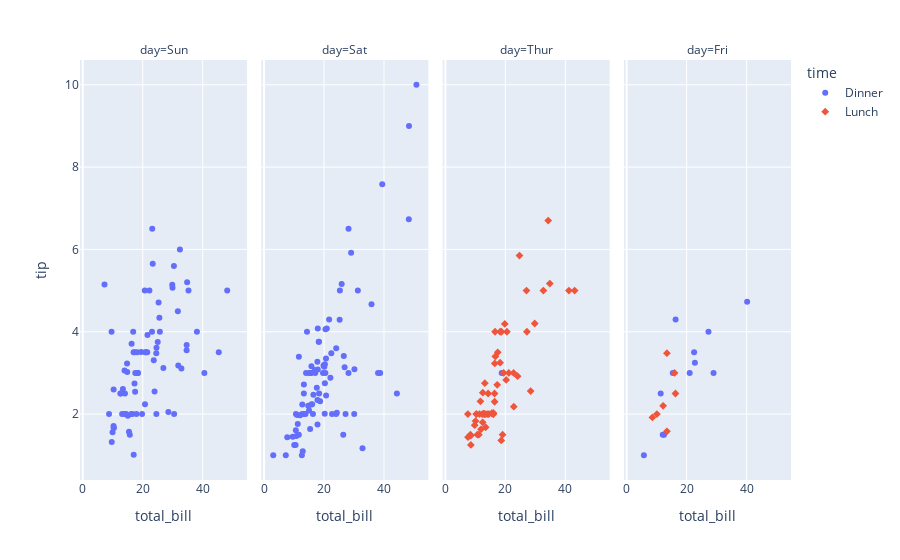

The notebook cell saved with this chart:
### Code cell
fig = px.scatter(
    data_frame=df.reset_index(),
    x="total_bill", 
    y="tip",
    color="time", 
    symbol="time", 
    facet_col="day", 
    custom_data=['index', 'time', 'day'])
fig.show()

### Figure 1 — Plotly figure (JSON) as saved in the notebook; plotly's stock layout.template omitted (floating-point values rounded to 4 significant figures; data arrays with more than 128 entries replaced by an {"elided": "..."} marker saying what was removed)
{"data": [{"customdata": {"elided": "76x3 mixed values"}, "hovertemplate": "time=Dinner<br>day=Sun<br>total_bill=%{x}<br>tip=%{y}<extra></extra>", "legendgroup": "Dinner", "marker": {"color": "#636efa", "symbol": "circle"}, "mode": "markers", "name": "Dinner", "orientation": "v", "showlegend": true, "type": "scatter", "x": [16.99, 10.34, 21.01, 23.68, 24.59, 25.29, 8.77, 26.88, 15.04, 14.78, 10.27, 35.26, 15.42, 18.43, 14.83, 21.58, 10.33, 16.29, 16.97, 17.46, 13.94, 9.68, 30.4, 18.29, 22.23, 32.4, 28.55, 18.04, 12.54, 10.29, 34.81, 9.94, 25.56, 19.49, 38.07, 23.95, 25.71, 17.31, 29.93, 14.07, 13.13, 17.26, 24.55, 19.77, 29.85, 48.17, 25, 13.39, 16.49, 21.5, 12.66, 16.21, 13.81, 17.51, 24.52, 20.76, 31.71, 7.25, 31.85, 16.82, 32.9, 17.89, 14.48, 9.6, 34.63, 34.65, 23.33, 45.35, 23.17, 40.55, 20.69, 20.9, 30.46, 18.15, 23.1, 15.69], "xaxis": "x", "y": [1.01, 1.66, 3.5, 3.31, 3.61, 4.71, 2, 3.12, 1.96, 3.23, 1.71, 5, 1.57, 3, 3.02, 3.92, 1.67, 3.71, 3.5, 2.54, 3.06, 1.32, 5.6, 3, 5, 6, 2.05, 3, 2.5, 2.6, 5.2, 1.56, 4.34, 3.51, 4, 2.55, 4, 3.5, 5.07, 2.5, 2, 2.74, 2, 2, 5.14, 5, 3.75, 2.61, 2, 3.5, 2.5, 2, 2, 3, 3.48, 2.24, 4.5, 5.15, 3.18, 4, 3.11, 2, 2, 4, 3.55, 3.68, 5.65, 3.5, 6.5, 3, 5, 3.5, 2, 3.5, 4, 1.5], "yaxis": "y"}, {"customdata": {"elided": "87x3 mixed values"}, "hovertemplate": "time=Dinner<br>day=Sat<br>total_bill=%{x}<br>tip=%{y}<extra></extra>", "legendgroup": "Dinner", "marker": {"color": "#636efa", "symbol": "circle"}, "mode": "markers", "name": "Dinner", "orientation": "v", "showlegend": false, "type": "scatter", "x": [20.65, 17.92, 20.29, 15.77, 39.42, 19.82, 17.81, 13.37, 12.69, 21.7, 19.65, 9.55, 18.35, 15.06, 20.69, 17.78, 24.06, 16.31, 16.93, 18.69, 31.27, 16.04, 38.01, 26.41, 11.24, 48.27, 20.29, 13.81, 11.02, 18.29, 17.59, 20.08, 16.45, 3.07, 20.23, 15.01, 12.02, 17.07, 26.86, 25.28, 14.73, 10.51, 17.92, 44.3, 22.42, 20.92, 15.36, 20.49, 25.21, 18.24, 14.31, 14, 7.25, 10.59, 10.63, 50.81, 15.81, 26.59, 38.73, 24.27, 12.76, 30.06, 25.89, 48.33, 13.27, 28.17, 12.9, 28.15, 11.59, 7.74, 30.14, 20.45, 13.28, 22.12, 24.01, 15.69, 11.61, 10.77, 15.53, 10.07, 12.6, 32.83, 35.83, 29.03, 27.18, 22.67, 17.82], "xaxis": "x2", "y": [3.35, 4.08, 2.75, 2.23, 7.58, 3.18, 2.34, 2, 2, 4.3, 3, 1.45, 2.5, 3, 2.45, 3.27, 3.6, 2, 3.07, 2.31, 5, 2.24, 3, 1.5, 1.76, 6.73, 3.21, 2, 1.98, 3.76, 2.64, 3.15, 2.47, 1, 2.01, 2.09, 1.97, 3, 3.14, 5, 2.2, 1.25, 3.08, 2.5, 3.48, 4.08, 1.64, 4.06, 4.29, 3.76, 4, 3, 1, 1.61, 2, 10, 3.16, 3.41, 3, 2.03, 2.23, 2, 5.16, 9, 2.5, 6.5, 1.1, 3, 1.5, 1.44, 3.09, 3, 2.72, 2.88, 2, 3, 3.39, 1.47, 3, 1.25, 1, 1.17, 4.67, 5.92, 2, 2, 1.75], "yaxis": "y2"}, {"customdata": [[243, "Dinner", "Thur"]], "hovertemplate": "time=Dinner<br>day=Thur<br>total_bill=%{x}<br>tip=%{y}<extra></extra>", "legendgroup": "Dinner", "marker": {"color": "#636efa", "symbol": "circle"}, "mode": "markers", "name": "Dinner", "orientation": "v", "showlegend": false, "type": "scatter", "x": [18.78], "xaxis": "x3", "y": [3], "yaxis": "y3"}, {"customdata": [[90, "Dinner", "Fri"], [91, "Dinner", "Fri"], [92, "Dinner", "Fri"], [93, "Dinner", "Fri"], [94, "Dinner", "Fri"], [95, "Dinner", "Fri"], [96, "Dinner", "Fri"], [97, "Dinner", "Fri"], [98, "Dinner", "Fri"], [99, "Dinner", "Fri"], [100, "Dinner", "Fri"], [101, "Dinner", "Fri"]], "hovertemplate": "time=Dinner<br>day=Fri<br>total_bill=%{x}<br>tip=%{y}<extra></extra>", "legendgroup": "Dinner", "marker": {"color": "#636efa", "symbol": "circle"}, "mode": "markers", "name": "Dinner", "orientation": "v", "showlegend": false, "type": "scatter", "x": [28.97, 22.49, 5.75, 16.32, 22.75, 40.17, 27.28, 12.03, 21.01, 12.46, 11.35, 15.38], "xaxis": "x4", "y": [3, 3.5, 1, 4.3, 3.25, 4.73, 4, 1.5, 3, 1.5, 2.5, 3], "yaxis": "y4"}, {"customdata": {"elided": "61x3 mixed values"}, "hovertemplate": "time=Lunch<br>day=Thur<br>total_bill=%{x}<br>tip=%{y}<extra></extra>", "legendgroup": "Lunch", "marker": {"color": "#EF553B", "symbol": "diamond"}, "mode": "markers", "name": "Lunch", "orientation": "v", "showlegend": true, "type": "scatter", "x": [27.2, 22.76, 17.29, 19.44, 16.66, 10.07, 32.68, 15.98, 34.83, 13.03, 18.28, 24.71, 21.16, 10.65, 12.43, 24.08, 11.69, 13.42, 14.26, 15.95, 12.48, 29.8, 8.52, 14.52, 11.38, 22.82, 19.08, 20.27, 11.17, 12.26, 18.26, 8.51, 10.33, 14.15, 16, 13.16, 17.47, 34.3, 41.19, 27.05, 16.43, 8.35, 18.64, 11.87, 9.78, 7.51, 19.81, 28.44, 15.48, 16.58, 7.56, 10.34, 43.11, 13, 13.51, 18.71, 12.74, 13, 16.4, 20.53, 16.47], "xaxis": "x3", "y": [4, 3, 2.71, 3, 3.4, 1.83, 5, 2.03, 5.17, 2, 4, 5.85, 3, 1.5, 1.8, 2.92, 2.31, 1.68, 2.5, 2, 2.52, 4.2, 1.48, 2, 2, 2.18, 1.5, 2.83, 1.5, 2, 3.25, 1.25, 2, 2, 2, 2.75, 3.5, 6.7, 5, 5, 2.3, 1.5, 1.36, 1.63, 1.73, 2, 4.19, 2.56, 2.02, 4, 1.44, 2, 5, 2, 2, 4, 2.01, 2, 2.5, 4, 3.23], "yaxis": "y3"}, {"customdata": [[220, "Lunch", "Fri"], [221, "Lunch", "Fri"], [222, "Lunch", "Fri"], [223, "Lunch", "Fri"], [224, "Lunch", "Fri"], [225, "Lunch", "Fri"], [226, "Lunch", "Fri"]], "hovertemplate": "time=Lunch<br>day=Fri<br>total_bill=%{x}<br>tip=%{y}<extra></extra>", "legendgroup": "Lunch", "marker": {"color": "#EF553B", "symbol": "diamond"}, "mode": "markers", "name": "Lunch", "orientation": "v", "showlegend": false, "type": "scatter", "x": [12.16, 13.42, 8.58, 15.98, 13.42, 16.27, 10.09], "xaxis": "x4", "y": [2.2, 3.48, 1.92, 3, 1.58, 2.5, 2], "yaxis": "y4"}], "layout": {"annotations": [{"font": {}, "showarrow": false, "text": "day=Sun", "x": 0.1175, "xanchor": "center", "xref": "paper", "y": 1, "yanchor": "bottom", "yref": "paper"}, {"font": {}, "showarrow": false, "text": "day=Sat", "x": 0.3725, "xanchor": "center", "xref": "paper", "y": 1, "yanchor": "bottom", "yref": "paper"}, {"font": {}, "showarrow": false, "text": "day=Thur", "x": 0.6275, "xanchor": "center", "xref": "paper", "y": 1, "yanchor": "bottom", "yref": "paper"}, {"font": {}, "showarrow": false, "text": "day=Fri", "x": 0.8825, "xanchor": "center", "xref": "paper", "y": 1, "yanchor": "bottom", "yref": "paper"}], "legend": {"title": {"text": "time"}, "tracegroupgap": 0}, "margin": {"t": 60}, "xaxis": {"anchor": "y", "domain": [0, 0.235], "title": {"text": "total_bill"}}, "xaxis2": {"anchor": "y2", "domain": [0.255, 0.49], "matches": "x", "title": {"text": "total_bill"}}, "xaxis3": {"anchor": "y3", "domain": [0.51, 0.745], "matches": "x", "title": {"text": "total_bill"}}, "xaxis4": {"anchor": "y4", "domain": [0.765, 1.0], "matches": "x", "title": {"text": "total_bill"}}, "yaxis": {"anchor": "x", "domain": [0, 1], "title": {"text": "tip"}}, "yaxis2": {"anchor": "x2", "domain": [0, 1], "matches": "y", "showticklabels": false}, "yaxis3": {"anchor": "x3", "domain": [0, 1], "matches": "y", "showticklabels": false}, "yaxis4": {"anchor": "x4", "domain": [0, 1], "matches": "y", "showticklabels": false}}}
